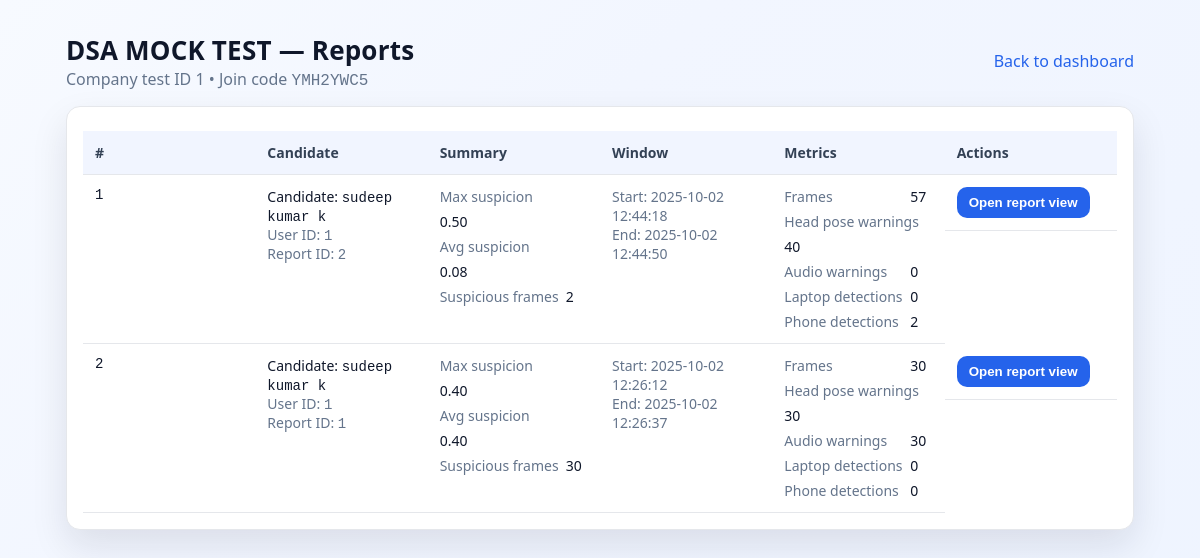
The page /company/tests/1/reports (signed in) on the database its author committed.
### app.py (models this page shows)
class Test(db.Model):
    id = db.Column(db.Integer, primary_key=True)
    company_id = db.Column(db.Integer, db.ForeignKey('company.id'), nullable=False)
    name = db.Column(db.String(200), nullable=False)
    join_code = db.Column(db.String(16), unique=True, nullable=False)
    start_at = db.Column(db.DateTime, nullable=True)
    end_at = db.Column(db.DateTime, nullable=True)
    status = db.Column(db.String(20), default='open')  # draft, open, closed
    company = db.relationship('Company', backref='tests')

class Report(db.Model):
    id = db.Column(db.Integer, primary_key=True)
    test_id = db.Column(db.Integer, db.ForeignKey('test.id'), nullable=False)
    company_id = db.Column(db.Integer, db.ForeignKey('company.id'), nullable=False)
    user_id = db.Column(db.Integer, db.ForeignKey('user.id'), nullable=False)
    created_at = db.Column(db.DateTime, default=datetime.utcnow)
    payload = db.Column(db.JSON, nullable=False)

class User(UserMixin, db.Model):
    id = db.Column(db.Integer, primary_key=True)
    name = db.Column(db.String(120))
    email = db.Column(db.String(255), unique=True, nullable=False, index=True)
    password_hash = db.Column(db.String(255), nullable=False)
    role = db.Column(db.String(20), nullable=False, default='user')  # 'company' or 'user'
    company_id = db.Column(db.Integer, db.ForeignKey('company.id'), nullable=True)
    company = db.relationship('Company', backref='users')

### app.py (the view)
@app.route('/company/tests/<int:test_id>/reports')
@login_required
def company_test_reports(test_id):
    if current_user.role != 'company':
        return "Unauthorized", 403
    t = Test.query.get_or_404(test_id)
    if t.company_id != current_user.company_id:
        return "Unauthorized", 403
    reports = Report.query.filter_by(test_id=test_id, company_id=current_user.company_id)\
                          .order_by(Report.created_at.desc()).all()
    user_ids = {r.user_id for r in reports}
    users = {u.id: u for u in User.query.filter(User.id.in_(user_ids)).all()}
    return render_template('company_reports.html', test=t, reports=reports, users=users)

### app.py (called while the page is built)
@login_manager.user_loader
def load_user(user_id):
    return User.query.get(int(user_id))  # Flask-Login user loader

### templates/company_reports.html (shortened to what this page needs)
<!doctype html>
<html>
<head>
</head>
<body>
  <div class="wrap">
    <div class="header">
      <div>
        <h1 class="title">{{ test.name }} — Reports</h1>
        <div class="muted">Company test ID {{ test.id }} • Join code <span class="mono">{{ test.join_code }}</span></div>
      </div>
      <div class="nav">
        <a href="{{ url_for('company_dashboard') }}">Back to dashboard</a>
      </div>
    </div>
    <div class="card">
      {% if reports and reports|length > 0 %}
      <div class="table-wrap">
        <table>
          <thead>
            <tr>
              <th>#</th>
              <th>Candidate</th>
              <th>Summary</th>
              <th>Window</th>
              <th>Metrics</th>
              <th>Actions</th>
            </tr>
          </thead>
          <tbody>
            {% for r in reports %}
            {% set p = r.payload %}
            {% set u = users.get(r.user_id) %}
            <tr>
              <td class="mono">{{ loop.index }}</td>
              <td>
                <div>Candidate: <span class="mono">{{ u.name if u and u.name else (u.email if u else 'Unknown') }}</span></div>
                <div class="muted">User ID: <span class="mono">{{ r.user_id }}</span></div>
                <div class="muted">Report ID: <span class="mono">{{ r.id }}</span></div>
              </td>
              <td>
                <div class="kvs">
                  <div class="kv"><div class="k">Max suspicion</div><div>{{ '%.2f' % (p.max_suspicion if p.max_suspicion is defined else 0.0) }}</div></div>
                  <div class="kv"><div class="k">Avg suspicion</div><div>{{ '%.2f' % (p.avg_suspicion if p.avg_suspicion is defined else 0.0) }}</div></div>
                  <div class="kv"><div class="k">Suspicious frames</div><div>{{ p.suspicious_frames if p.suspicious_frames is defined else 0 }}</div></div>
                </div>
              </td>
              <td class="muted">
                <div>Start: {{ p.start_time if p.start_time is defined else '-' }}</div>
                <div>End: {{ p.end_time if p.end_time is defined else '-' }}</div>
              </td>
              <td>
                <div class="kvs">
                  <div class="kv"><div class="k">Frames</div><div>{{ p.total_frames if p.total_frames is defined else 0 }}</div></div>
                  <div class="kv"><div class="k">Head pose warnings</div><div>{{ p.head_pose_warnings if p.head_pose_warnings is defined else 0 }}</div></div>
                  <div class="kv"><div class="k">Audio warnings</div><div>{{ p.audio_warnings if p.audio_warnings is defined else 0 }}</div></div>
                  <div class="kv"><div class="k">Laptop detections</div><div>{{ (p.device_detections['laptop'] if p.device_detections is defined and 'laptop' in p.device_detections else 0) }}</div></div>
                  <div class="kv"><div class="k">Phone detections</div><div>{{ (p.device_detections['cell phone'] if p.device_detections is defined and 'cell phone' in p.device_detections else 0) }}</div></div>
                </div>
              </td>
              <td class="actions">
                <a class="btnlike" href="{{ url_for('report', rid=r.id) }}">
                  <button type="button" class="primary">Open report view</button>
                </a>
              </td>
            </tr>
            {% endfor %}
          </tbody>
        </table>
      </div>
      {% else %}
        <div class="empty">No reports have been submitted for this test yet.</div>
      {% endif %}
    </div>
  </div>
</body>
</html>

### templates/company_reports.html (style rules this page uses)
:root { color-scheme: light; --bg:#f7f9fc; --ink:#0f172a; --muted:#64748b; --card:#ffffff; --border:#e5e7eb; --primary:#2563eb; --primary-600:#1e40af; --link:#2563eb; --radius:14px; --shadow:0 16px 36px rgba(15,23,42,.10) }
* { box-sizing:border-box }
html,body { margin:0;padding:0 }
body { font-family: ui-sans-serif, system-ui, -apple-system, "Segoe UI", Roboto, "Helvetica Neue", Arial; background: linear-gradient(135deg,#f7faff,#f2f6ff 35%,#eef4ff); color: var(--ink); min-height: 100vh; }
.wrap { max-width: 1100px; margin: 32px auto; padding: 0 16px; }
.header { display:flex; align-items:center; justify-content:space-between; margin-bottom:16px; gap:12px; flex-wrap: wrap; }
.title { font-size:26px; margin:0; font-weight:800; letter-spacing:.2px }
.muted { color:var(--muted); }
.card { background:var(--card); border:1px solid var(--border); border-radius:14px; padding:16px; box-shadow:var(--shadow); }
.nav a { color:var(--link); text-decoration:none; }
.table-wrap { width:100%; overflow-x:auto; }
table { width: 100%; border-collapse: collapse; margin-top: 8px; table-layout: fixed; }
thead th { background:#f1f5ff; color:#334155; }
th, td { padding: 12px; border-bottom: 1px solid var(--border); text-align: left; font-size: 14px; vertical-align: top; overflow-wrap: anywhere; word-break: break-word; }
th { color: var(--muted); font-weight:700; }
.mono { font-family: ui-monospace, SFMono-Regular, Menlo, Monaco, Consolas, "Liberation Mono", monospace; }
.actions { display:flex; gap:8px; flex-wrap: wrap; }
a.btnlike { text-decoration:none; }
a.btnlike > button { width:100%; }
button.primary { background:var(--primary); border:0; color:white; cursor:pointer; font-weight:700; padding:8px 12px; border-radius:10px; }
.kvs { display: grid; grid-template-columns: repeat(auto-fit, minmax(150px, 1fr)); gap: 6px 12px; }
.kv { display:flex; gap:6px; flex-wrap:wrap; min-width:0; }
.kv .k { color:var(--muted); min-width:120px; flex-shrink:0; }

### rows shown on the page
Test: name "DSA MOCK TEST", id "1", join_code "YMH2YWC5"
Report: user_id "1", id "2", max_suspicion "0.50", avg_suspicion "0.08", start_time "2025-10-02 12:44:18", end_time "2025-10-02 12:44:50", total_frames "57", head_pose_warnings "40", audio_warnings "0", device_detections "0"
User: name "sudeep kumar k"
Report: user_id "1", id "1", max_suspicion "0.40", avg_suspicion "0.40", suspicious_frames "30", start_time "2025-10-02 12:26:12", end_time "2025-10-02 12:26:37", total_frames "30", head_pose_warnings "30", audio_warnings "30", device_detections "0"
